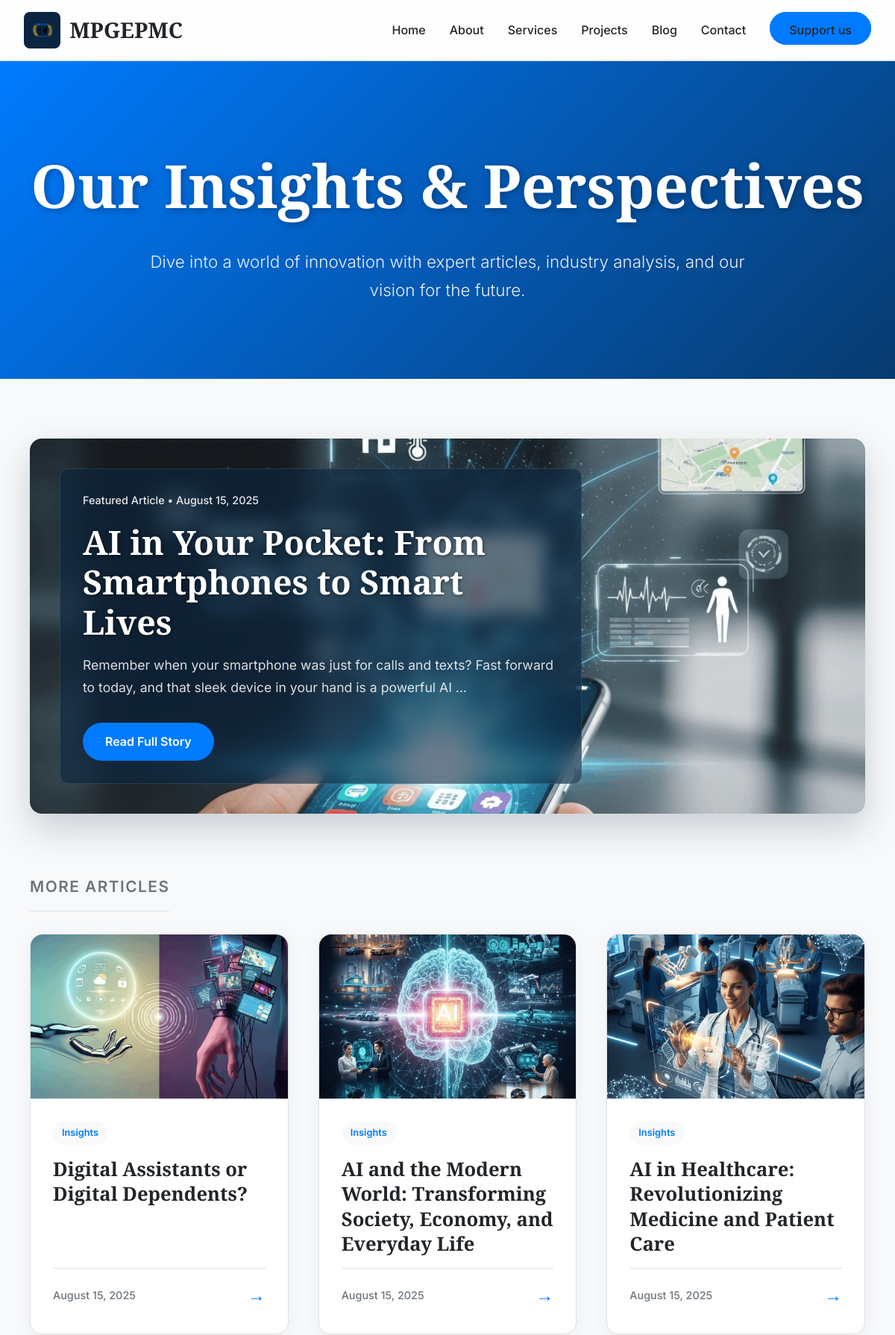
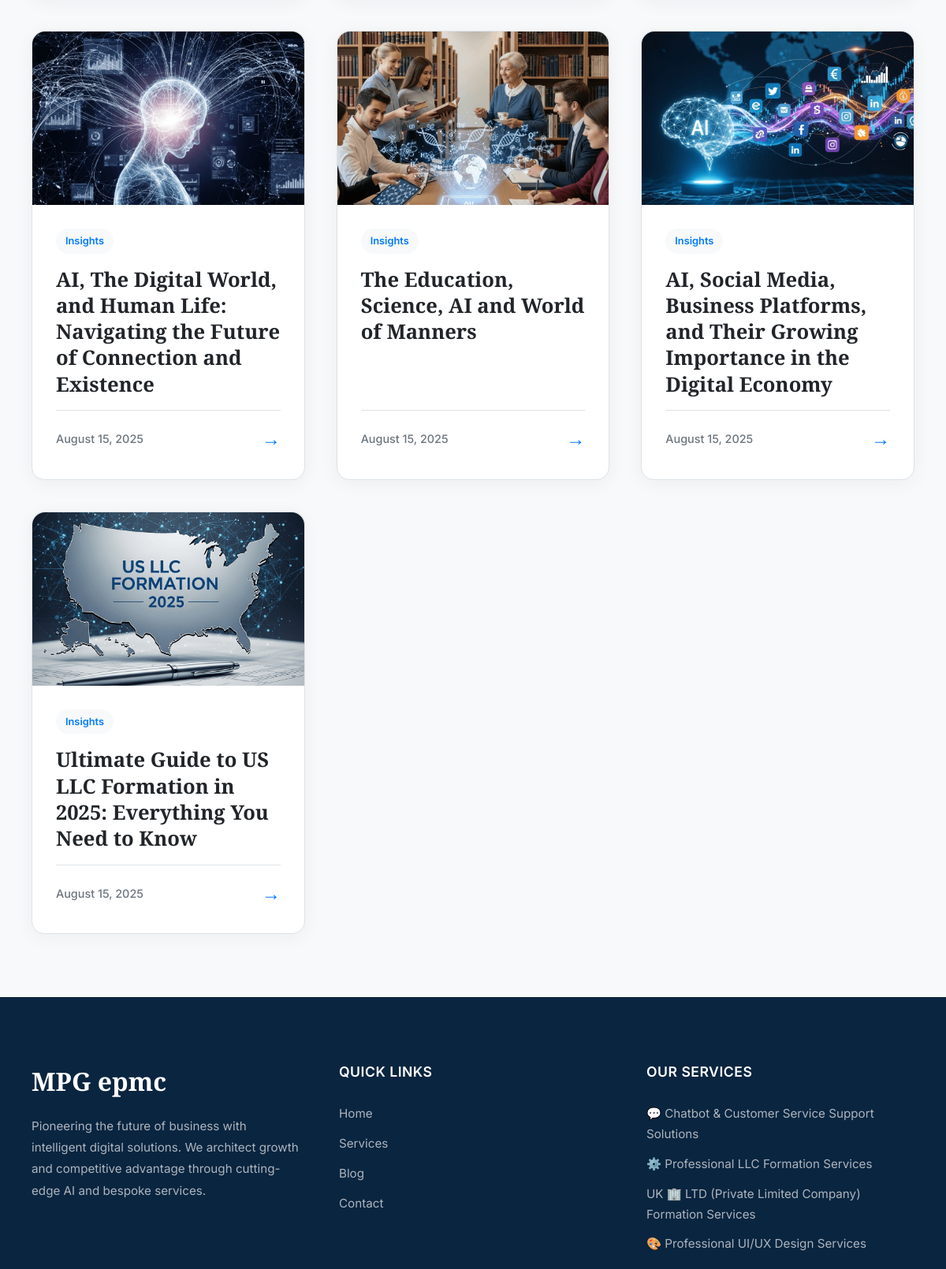
The app's page /blogs/ (upper part) with its own data (2 pictures, top to bottom).
### mpgepmc_core/models.py (models this page shows, shortened)
class MpgBlog(models.Model):
    title = models.CharField(max_length=250, unique=True)
    slug = models.SlugField(max_length=250, unique=True, blank=True, null=True,
                            help_text="A unique URL-friendly version of the title.")
    short_summary = models.TextField(max_length=1500, help_text="A brief summary of the blog post.")
    content = models.TextField(help_text="The full content of the blog post (HTML allowed).")
    feature_image = models.ImageField(upload_to=mpgblog_image_upload_path, blank=True, null=True,
                                      help_text="Upload a feature image for the blog post.")
    posted_date = models.DateTimeField(auto_now_add=True)
    updated_date = models.DateTimeField(auto_now=True)
    is_published = models.BooleanField(default=True, help_text="Set to true to make the blog post live.")
    class Meta:
        verbose_name = "MPG Blog Post"
        verbose_name_plural = "MPG Blog Posts"
        ordering = ['-posted_date']

class MpgService(models.Model):
    name = models.CharField(max_length=200, unique=True)
    slug = models.SlugField(max_length=200, unique=True, blank=True, null=True,
                            help_text="A unique URL-friendly version of the service name.") # ADDED SLUG
    short_description = models.TextField(max_length=500, blank=True, null=True)
    full_description = models.TextField(blank=True, null=True)
    image = models.ImageField(upload_to=mpgservice_image_upload_path, blank=True, null=True,
                              help_text="Upload a feature image for the service (e.g., 800x600 pixels).")
    is_active = models.BooleanField(default=True)
    has_packages_for_purchase = models.BooleanField(default=False,
        help_text="Check if this service offers distinct packages for direct purchase (e.g., Basic, Premium). If unchecked, only 'Request Service' button will appear.")
    created_at = models.DateTimeField(auto_now_add=True)
    updated_at = models.DateTimeField(auto_now=True)
    class Meta:
        verbose_name = "MPG Service"
        verbose_name_plural = "MPG Services"
        ordering = ['name']

### mpgepmc_core/views.py (the view)
# urls.py: path('blogs/', views.blogs, name='blogs'),
def blogs(request):
    blog_posts = MpgBlog.objects.filter(is_published=True).order_by('-posted_date')
    context = {
        'title': 'Our Blog',
        'blog_posts': blog_posts,
    }
    return render(request, 'mpgepmc/blogs.html', context)

### mpgepmc_core/context_processors.py (called while the page is built)
def global_context(request):
    try:
        latest_services_footer = MpgService.objects.filter(is_active=True).order_by('-created_at')[:4]
        latest_blogs_footer = MpgBlog.objects.filter(is_published=True).order_by('-posted_date')[:4]
    except Exception:
        latest_services_footer = []
        latest_blogs_footer = []
    return {
        'latest_services_footer': latest_services_footer,
        'latest_blogs_footer': latest_blogs_footer,
    }

### templates/mpgepmc/blogs.html
{% extends 'mpgepmc/base.html' %} {% load static %} {% block title %}Blog | Our Insights{% endblock %} {% block extra_head %}
<link rel=stylesheet href="{% static 'css/blogs.css' %}">
{% endblock %} {% block content %}
<header class=blog-hero-v2>
<h1>Our Insights & Perspectives</h1>
<p class=lead-text>Dive into a world of innovation with expert articles, industry analysis, and our vision for the future.</p>
</header>
<div class=blog-layout-container>
{% if blog_posts %}  {% with featured_post=blog_posts.0 %}
<section>
<a href="{% url 'mpgepmc_core:blog_detail' featured_post.slug %}" style=text-decoration:none>
<div class=featured-post-section-v2>
<img src="{% if featured_post.feature_image %}{{ featured_post.feature_image.url }}{% else %}{% static 'img/default-blog-bg.jpg' %}{% endif %}" alt="{{ featured_post.title }}" class=featured-image-bg>
<div class=featured-content-overlay>
<p class=card-meta>Featured Article &bull; {{ featured_post.posted_date|date:"F j, Y" }}</p>
<h2 class=card-title>{{ featured_post.title }}</h2>
<p class=card-excerpt>{{ featured_post.short_summary|truncatewords:25|default:"No summary available." }}</p>
<span class=read-more-btn>Read Full Story</span>
</div>
</div>
</a>
</section>
{% endwith %}
<section style=margin-top:80px>
<h2 class=section-heading>More Articles</h2>
<div class=blog-posts-grid-v2>
{% for blog in blog_posts|slice:"1:" %}
<a href="{% url 'mpgepmc_core:blog_detail' blog.slug %}" class=blog-card-v2>
<div class=card-image-wrapper>
<img src="{% if blog.feature_image %}{{ blog.feature_image.url }}{% else %}{% static 'img/default-blog-card.png' %}{% endif %}" alt="{{ blog.title }}" class=card-image>
</div>
<div class=card-content>
<div class=card-tags>
<span class=tag>Insights</span>
</div>
<h3 class=card-title>{{ blog.title }}</h3>
<div class=card-footer>
<span class=card-date>{{ blog.posted_date|date:"F d, Y" }}</span>
<span class=card-read-more-icon>&rarr;</span>
</div>
</div>
</a>
{% endfor %}
</div>
</section>
{% else %}
<div style=text-align:center;padding:50px>
<p style=font-size:1.2rem;color:var(--text-light)>No blog posts are currently published. Please check back soon!</p>
</div>
{% endif %}
</div>
{% endblock %}

### templates/mpgepmc/base.html (shortened to what this page needs)
{% load static %}
<!doctype html>
<html lang="en">
<head>
    <link rel="stylesheet" href="{% static 'css/base.css' %}">
    {% block extra_head %}{% endblock %}
</head>
<body>
    <nav id="main-nav" role="navigation">
        <a href="{% url 'mpgepmc_core:home' %}" class="nav-brand" style="text-decoration:none">
            <div class="nav-logo">
                <img src="{% static 'img/logo.png' %}" alt="MPGEPMC Logo">
            </div>
            <div class="nav-title">MPGEPMC</div>
        </a>
        <ul class="nav-links" id="nav-links">
            <li><a href="{% url 'mpgepmc_core:home' %}">Home</a></li>
            <li><a href="{% url 'mpgepmc_core:home' %}#about-us">About</a></li>
            <li><a href="{% url 'mpgepmc_core:services' %}">Services</a></li>
            <li><a href="{% url 'mpgepmc_core:projects' %}">Projects</a></li>
            <li><a href="{% url 'mpgepmc_core:blogs' %}">Blog</a></li>
            <li><a href="{% url 'mpgepmc_core:contact' %}">Contact</a></li>
            <li><a href="{% url 'mpgepmc_core:support' %}" class="nav-cta">Support us</a></li>
        </ul>
    </nav>
    <main style="flex: 1 0 auto;">
        {% block content %}{% endblock %}
    </main>
    <footer class="professional-footer">
        <div class="footer-grid">
            <div class="footer-column">
                <h3 class="footer-logo-title">MPG epmc</h3>
                <p>Pioneering the future of business with intelligent digital solutions. We architect growth and competitive advantage through cutting-edge AI and bespoke services.</p>
            </div>
            <div class="footer-column">
                <h4 class="column-title">Quick Links</h4>
                <ul>
                    <li><a href="{% url 'mpgepmc_core:home' %}">Home</a></li>
                    <li><a href="{% url 'mpgepmc_core:services' %}">Services</a></li>
                    <li><a href="{% url 'mpgepmc_core:blogs' %}">Blog</a></li>
                    <li><a href="{% url 'mpgepmc_core:contact' %}">Contact</a></li>
                </ul>
            </div>
            <div class="footer-column">
                <h4 class="column-title">Our Services</h4>
                <ul>
                    {% for service in latest_services_footer %}
                        <li><a href="{% url 'mpgepmc_core:service_detail' service_slug=service.slug %}">{{ service.name }}</a></li>
                    {% empty %}
                        <li><a href="{% url 'mpgepmc_core:services' %}">View All Services</a></li>
                    {% endfor %}
                </ul>
            </div>
        </div>
    </footer>
</body>
</html>

### static/css/base.css (style rules this page uses)
.nav-links li a,.nav-title,body { color:var(--text-dark) }
.nav-links li a:hover::after,nav { width:100% }
.footer-logo-title,.nav-title,.section-title { font-family:var(--font-secondary) }
:root { --primary-color:#0A2540;--secondary-color:#007BFF;--background-light:#F8F9FA;--background-white:#FFFFFF;--text-dark:#212529;--text-light:#6C757D;--border-color:#DEE2E6;--success-color:#28A745;--shadow-color:rgba(10, 37, 64, 0.1);--font-primary:'Inter',system-ui,sans-serif;--font-secondary:'Playfair Display',serif }
.nav-cta:hover,.nav-logo { background:var(--primary-color) }
*,::after,::before { margin:0;padding:0;box-sizing:border-box }
html { scroll-behavior:smooth }
body { font-family:var(--font-primary);background-color:var(--background-light);line-height:1.7;overflow-x:hidden;-webkit-font-smoothing:antialiased;-moz-osx-font-smoothing:grayscale;padding-top:80px }
nav { display:flex;justify-content:space-between;align-items:center;padding:1rem 2rem;position:fixed;top:0;left:0;z-index:1001;transition:background-color .4s,box-shadow .4s,padding .4s,transform .3s ease-in-out;background-color:rgba(255,255,255,.85);backdrop-filter:blur(10px);border-bottom:1px solid var(--border-color) }
.nav-brand,.nav-logo { align-items:center;display:flex }
.nav-brand { gap:.75rem }
.nav-logo { justify-content:center;padding:.6rem;border-radius:8px }
.nav-logo img { max-height:30px;width:auto;display:block }
.nav-title { font-size:1.8rem;font-weight:700 }
.nav-links { list-style:none;display:flex;align-items:center;gap:2rem }
.nav-links li a { font-size:1rem;text-decoration:none;font-weight:500;transition:color .3s;position:relative;padding-bottom:8px;white-space:nowrap }
.nav-links li a::after { content:'';position:absolute;left:50%;transform:translateX(-50%);bottom:0;width:0;height:2px;background-color:var(--secondary-color);transition:width .3s }
.nav-cta { padding:.75rem 1.5rem;background:var(--secondary-color);color:var(--background-white);border:2px solid var(--secondary-color);border-radius:50px;font-weight:600;cursor:pointer;transition:.3s;text-decoration:none }
.professional-footer { background-color:var(--primary-color);color:#adb5bd;padding:80px 40px 0;font-size:.95rem }
.footer-grid { display:grid;grid-template-columns:repeat(auto-fit,minmax(250px,1fr));gap:50px;max-width:1400px;margin:0 auto;padding-bottom:60px }
.footer-column .column-title { font-family:var(--font-primary);font-size:1.1rem;font-weight:600;color:#fff;margin-bottom:25px;letter-spacing:.5px;text-transform:uppercase }
.footer-column address,.footer-column p { margin-bottom:20px;line-height:1.8;font-style:normal }
.footer-logo-title { font-size:2rem;color:#fff;margin-bottom:15px }
.footer-column ul { list-style:none;padding:0 }
.footer-column ul li { margin-bottom:12px }
.footer-column ul a { color:#adb5bd;text-decoration:none;transition:color .3s,padding-left .3s }

### records on screen
MpgBlog: feature_image (picture), posted_date "August 15, 2025", title "AI in Your Pocket: From Smartphones to Smart Lives", short_summary "Remember when your smartphone was just for calls and texts? Fast forward to today, and that sleek device in your hand is a powerful AI …"
MpgBlog: feature_image (picture), title "Digital Assistants or Digital Dependents?", posted_date "August 15, 2025"
MpgBlog: feature_image (picture), title "AI and the Modern World: Transforming Society, Economy, and Everyday Life", posted_date "August 15, 2025"
MpgBlog: feature_image (picture), title "AI in Healthcare: Revolutionizing Medicine and Patient Care", posted_date "August 15, 2025"
MpgBlog: feature_image (picture), title "AI, The Digital World, and Human Life: Navigating the Future of Connection and Existence", posted_date "August 15, 2025"
MpgBlog: feature_image (picture), title "The Education, Science, AI and World of Manners", posted_date "August 15, 2025"
MpgBlog: feature_image (picture), title "AI, Social Media, Business Platforms, and Their Growing Importance in the Digital Economy", posted_date "August 15, 2025"
MpgBlog: feature_image (picture), title "Ultimate Guide to US LLC Formation in 2025: Everything You Need to Know", posted_date "August 15, 2025"
MpgService: name "💬 Chatbot & Customer Service Support Solutions"
MpgService: name "⚙️ Professional LLC Formation Services"
MpgService: name "UK 🏢 LTD (Private Limited Company) Formation Services"
MpgService: name "🎨 Professional UI/UX Design Services"
